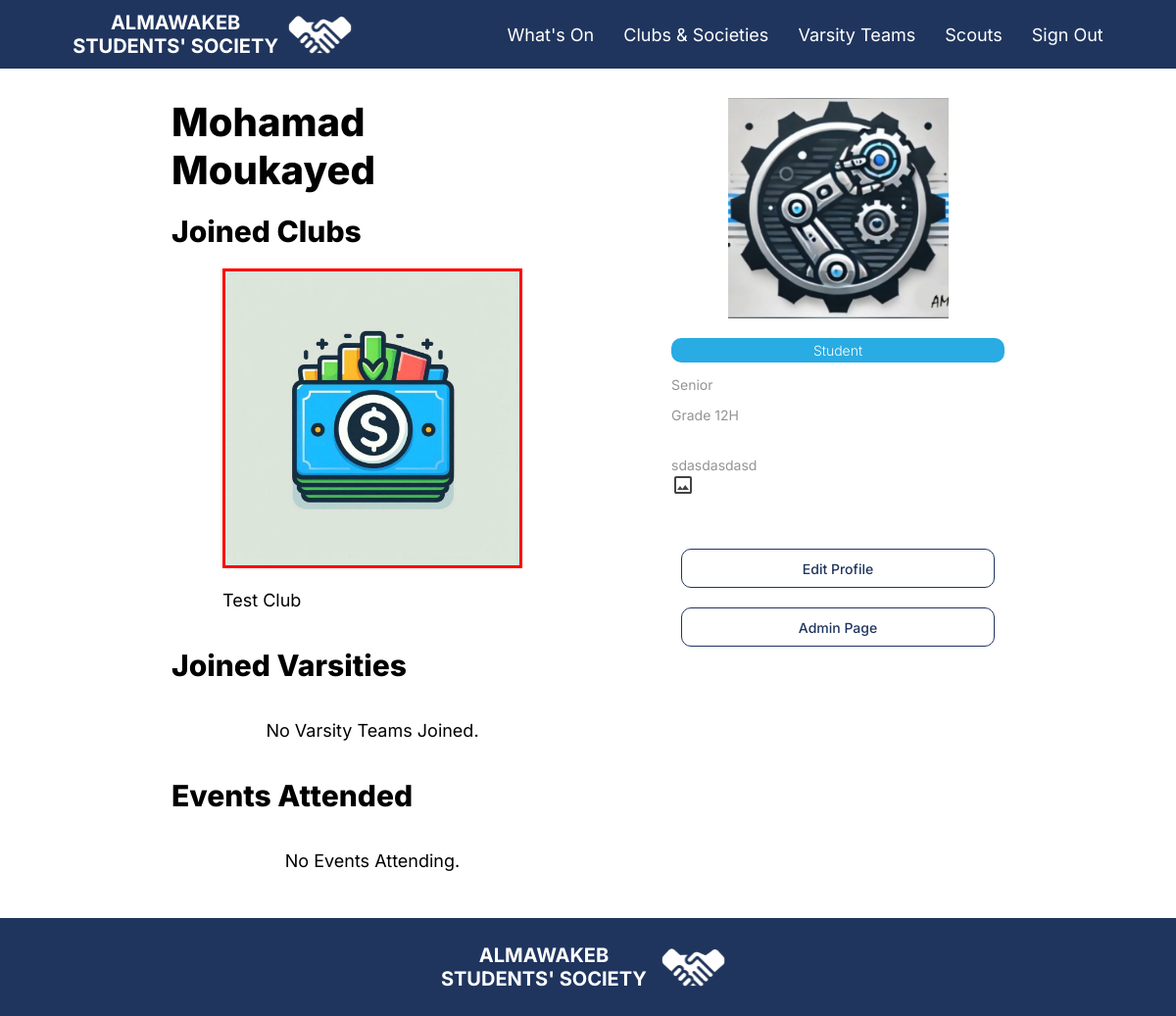
The app's page /profile/User (signed in), older data.
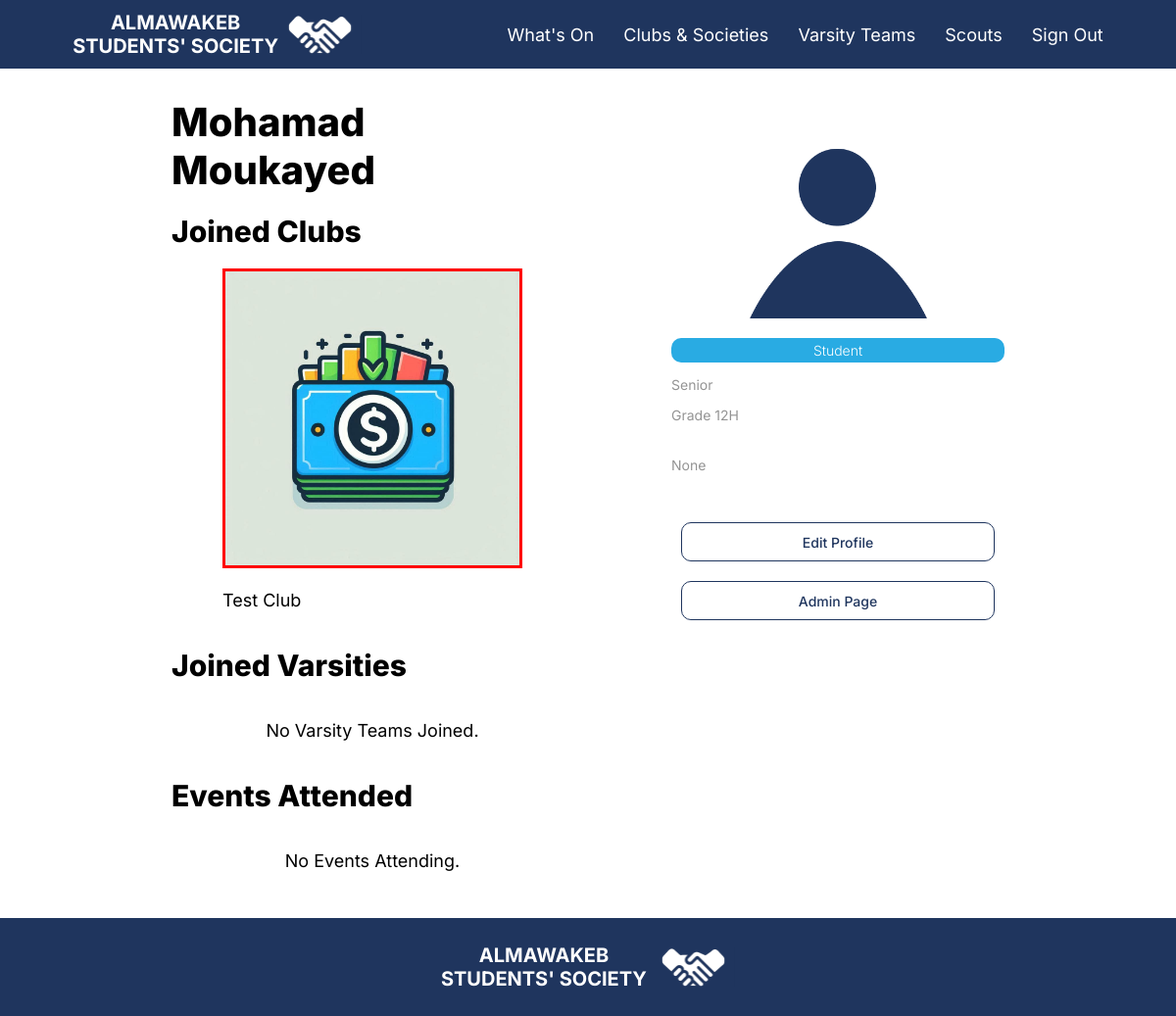
The same page, newer data.
### mainapp/models.py (models this page shows, shortened)
class User(AbstractBaseUser, PermissionsMixin):
    name = models.CharField(max_length=255)
    email = models.EmailField(verbose_name="email", max_length=60, unique=True)
    is_admin = models.BooleanField(default=False)
    is_staff = models.BooleanField(default=False)
    is_active = models.BooleanField(default=True)
    associated_student = models.ForeignKey("Student",null=True, blank=True, on_delete=models.CASCADE)
    associated_faculty = models.ForeignKey("Faculty",null=True, blank=True, on_delete=models.CASCADE)
    associated_clubs = models.ManyToManyField("Club", blank=True,related_name="associated_clubs")
    associated_varsities = models.ManyToManyField("Varsity", blank=True,related_name="associated_varsity")
    objects = UserManager()
    USERNAME_FIELD = 'email'
    REQUIRED_FIELDS = ['name']

class Student(models.Model):
    student_db_id = models.CharField(max_length=20, primary_key=True,help_text="Student ID")
    YEAR_CHOICES = [
        ('FR', 'Freshman'),
        ('SO', 'Sophomore'),
        ('JR', 'Junior'),
        ('SR', 'Senior'),
    ]
    SECTION_CHOICES = [
        ('A', 'A'),
        ('B', 'B'),
        ('C', 'C'),
        ('D', 'D'),
        ('E', 'E'),
        ('F', 'F'),
        ('G', 'G'),
        ('H', 'H'),
        ('I', 'I'),
        ('J', 'J'),
    ]
    year_level = models.IntegerField(blank=True, null=True)
    section = models.CharField(max_length=1, choices=SECTION_CHOICES)
    profile_picture = models.ImageField(upload_to='profiles/', null=True, blank=True, default='default-pfp.png')
    about = models.TextField(blank=True,null=True)
    year_level_title = models.CharField(max_length=10, blank=True)

### mainapp/views.py (the view, shortened to what this page needs)
# urls.py: path("profile/User", views.UserProfile, name="user_profile"),
def UserProfile(request: WSGIRequest):
    if request.user is None:
        return redirect("/")
    else:
        userType = ""
        memberCount = 0
        clubSlashMembers = None
        if request.user.associated_student is not None:
            userType = "student"
            clubSlashMembers = {"clubs":getClubs(request.user),"varsities":getVarsities(request.user)}
        allUsers = User.objects.all()
        events = []
        for event in Event.objects.all():
            if request.user in event.attending_Students.all():
                events.append(event)
        return render(request, "profile_student.html", {'url':request.build_absolute_uri(), 'user': request.user, 'userType': userType,"clubSlashMembers": clubSlashMembers, 'allUsers': allUsers, 'attendingEvents':events, 'litAllUsers': User.objects.all()})

### mainapp/views.py (called while the page is built)
def getVarsities(user):
    varsities = []
    for varsity in Varsity.objects.all():
        if user in varsity.members.all():
            varsities.append(varsity)
    return varsities

def getClubs(user):
    clubs = []
    for club in Club.objects.all():
        if user in club.members.all():
            clubs.append(club)
    return clubs

### templates/profile_student.html (shortened to what this page needs)
{% extends 'Base.html' %}
{% load static %}
{% load custom_tags %}
{% block content %}
<div style="display: flex; gap: 100px; justify-content: space-between;">
    <div style="display: flex; justify-content: space-between; flex-direction: column; flex: 1;">
        <p class="pageTitle" style="margin: 0px;">{{ user.name }}</p>
        <br>
        {% if userType == "student" %}
        <p class="pageSubtitle" style="margin: 0px;">Joined Clubs</p>
        <br>
        <div class="grid">
            {% for club in clubSlashMembers.clubs %}
            <div>
                <a href="{% url 'club_detail' club.id %}">
                    <img class="eventCover" style="border: {{ club.color }} 3px solid;" src="{{ club.logo.url }}" alt="Club Cover">
                    <p class="text">{{ club.name }}</p>
                </a>
            </div>
            {% empty %}
            <p class="text">No Clubs Joined.</p>
            {% endfor %}
        </div>
        <br>
        <div class="profileRow">
        <p class="pageSubtitle" style="margin: 0px;">Joined Varsities</p>
        </div>
        <br>
        <div class="grid">
            {% for varsity in clubSlashMembers.varsities %}
            <div>
                <a href="{% url 'varsity_detail' varsity.id %}">
                    <img class="eventCover" style="border: {{ varsity.color }} 3px solid;" src="{{ varsity.logo.url }}" alt="{{ varsity.name }}">
                    <p class="text">{{ varsity.name }}</p>
                </a>
            </div>
            {% empty %}
            <p class="text">No Varsity Teams Joined.</p>
            {% endfor %}
        </div>
        <br>
        <div class="profileRow">
        <p class="pageSubtitle" style="margin: 0px;">Events Attended</p>
        </div>
        <br>
        <div class="grid">
            {% for events in attendingEvents %}
            <div>
                <a href="{% url 'event_detail' events.id %}">
                    <img class="eventCover" style="border: blue 3px solid;" src="{{ events.cover.url }}" alt="{{ events.name }}">
                    <p class="text">{{ events.title }}</p>
                </a>
            </div>
            {% empty %}
            <p class="text">No Events Attending.</p>
            {% endfor %}
        </div>
        {% endif %}
    </div>
    <div>
        {% if userType == "student" %}
        <div class="centerer huns" style="margin-bottom: 20px;">
        <img src="{{ user.associated_student.profile_picture.url }}" alt="Profile Picture" class="articleCover">
        </div>
        <div class="tagBox" style="background: #29abe3;">
            <p class="tagText">Student</p>
        </div>
        <p class="aboutText sidebar">{{ user.associated_student.year_level_title }}</p>
        <p class="aboutText sidebar">Grade {{ user.associated_student.year_level }}{{ user.associated_student.section }}</p>
        <div class="aboutText sidebar">{{ user.associated_student.about | safe}}</div>
        {% endif %}
        <br>
        <a href="/profile/Edit"><button class="btn">Edit Profile</button></a>
        <br>
        {% if user.is_admin and user.is_superuser and user.is_staff %}
        <a href="/admin" target="_blank"><button class="btn">Admin Page</button></a><br>
        {% endif %}
    </div>
</div>
{% endblock %}

Row changes from the older to the newer data that the page shows:
changed User "Mohamad Moukayed": associated_student.profile_picture: picture removed, a placeholder shows; associated_student.about "sdasdasdasd" → "None"; associated_student.about: picture removed
